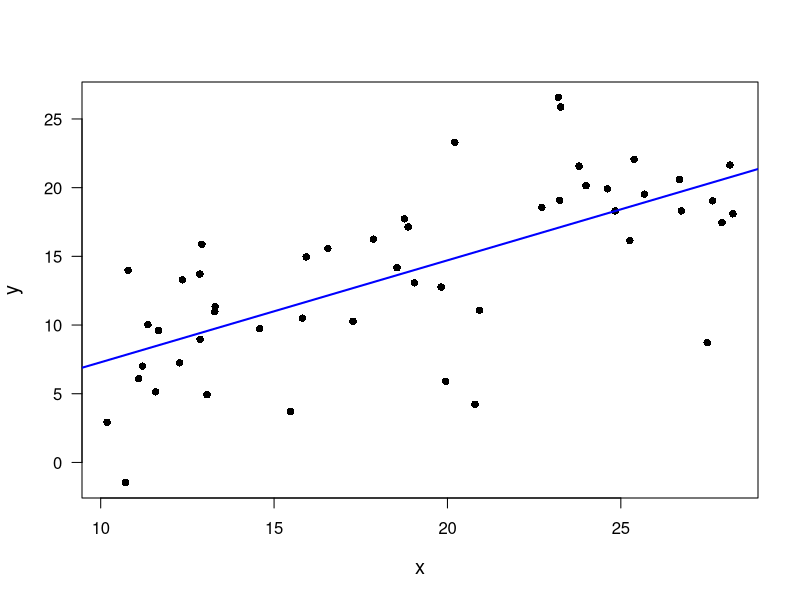
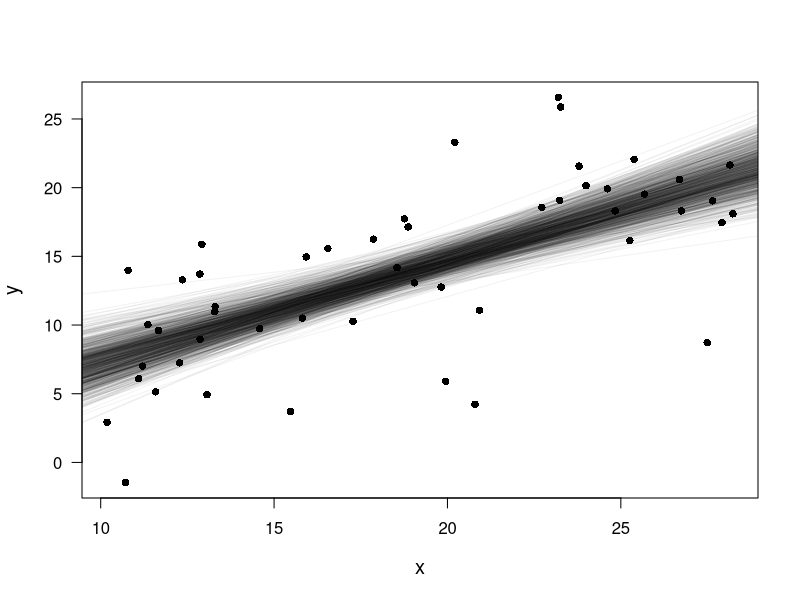
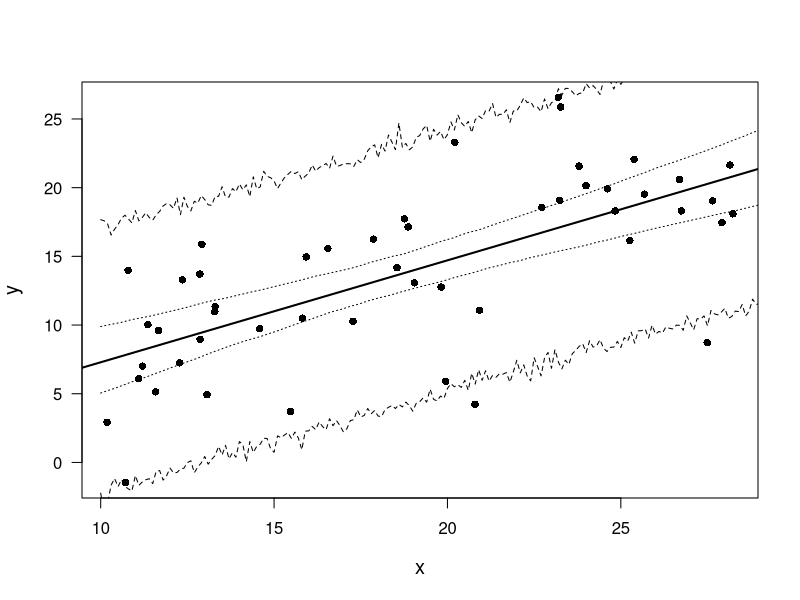

Here is the R script that generated these plots, in order:
n <- 50 # sample size
sigma <- 5 # standard deviation of the residuals
b0 <- 2
# intercept
b1 <- 0.7 # slope 
x <- runif(n, 10, 30) # sample values of the covariate
yhat <- b0 + b1*x 
y <- rnorm(n, yhat, sd=sigma) # plot the data (Fig. 4.1) 
plot(x,y, pch=16, las=1, cex.lab=1.2)
abline(lm(y~x), lwd=2, col="blue") # insert regression line # add the residuals segments(x, fitted(lm(ywx)), x, y, lwd[2, col["orange", lty[3)
mod<-lm(y~x)
mod
summary(mod)
summary(mod)$sigma
nsim<-1000
install.packages("arm")
library(arm)
bsim<-sim(mod,n.sim=nsim)
apply(coef(bsim), 2, quantile, prob=c(0.025, 0.975))
quantile(bsim@sigma, prob=c(0.025, 0.975))
sum(coef(bsim)[,2]>1)/nsim #probability that the slope is greater than 1 
sum(coef(bsim)[,2]>0.5)/nsim #probability that the slope is greater than 1

plot(x,y, pch=16, las=1, cex.lab=1.2) # plot observations
for(i in 1:nsim) abline(coef(bsim)[i,1], coef(bsim)[i,2],
                        col=rgb(0,0,0,0.05)) # add semitransparent regression lines

newdat <- data.frame(x=seq(10, 30, by=0.1))
newmodmat <- model.matrix(~x, data=newdat)
fitmat <- matrix(ncol=nsim, nrow=nrow(newdat))
for(i in 1:nsim) fitmat[,i] <- newmodmat %*% coef(bsim)[i,]
plot(x,y, pch=16, las=1, cex.lab=1.2)
abline(mod, lwd=2)
lines(newdat$x, apply(fitmat, 1, quantile, prob=0.025), lty=3)
lines(newdat$x, apply(fitmat, 1, quantile, prob=0.975), lty=3)

##Predicting what future data will look like
#prepare matrix for simulated new data 
newy<-matrix(ncol=nsim, nrow=nrow(newdat))
#for each simulated fitted value, simulate a new y-value
for(i in 1:nsim) newy[,i]<-rnorm(nrow(newdat), mean=fitmat[,i],
                                 sd=bsim@sigma[i])
lines(newdat$x, apply(newy, 1, quantile, prob=0.025), lty=2)
lines(newdat$x, apply(newy, 1, quantile, prob=0.975), lty=2)
#calculating the proportion of observations greater than 20, given x=25:
sum(newy[newdat$x==25,]>20)/nsim 

##now doing ANOVAs:
# data simulation
mu <- 12 # "true" mean of group 1 (reference group)
sigma <- 2 # Residual standard deviation ([within group SD)
b1 <- 3 # difference between the "true" means of group 1 and group 2
b2 <- -5 # difference between the "true" means of group 1 and group 3
n <- 90 # sample size
group <- factor(rep(c(1,2,3), each=30))
# simulate the y variable
simresid <- rnorm(n, mean=, sd=sigma)
y<-mu+as.numeric(group=="2")*b1+as.numeric(group=="3")*b2+
simresid
group<-factor(group)
mod<-lm(y~group)
mod
summary(mod)$sigma
bsim <- sim(mod, n.sim=1000)
m.g1<-coef(bsim)[,1]
m.g2<-coef(bsim)[,1]+coef(bsim)[,2]
m.g3<-coef(bsim)[,1]+coef(bsim)[,3]

#Calculating the CI for the difference between the means of groups 1 and 2:
d.g1.2<-m.g1-m.g2
mean(d.g1.2)
quantile(d.g1.2, prob=c(0.025, 0.975))
#how strongly do the data support the hypothesis that the mean of group 2 is 
#larger than the mean of group 1? 
sum(m.g2>m.g1)/nsim #probability that m2>m1
